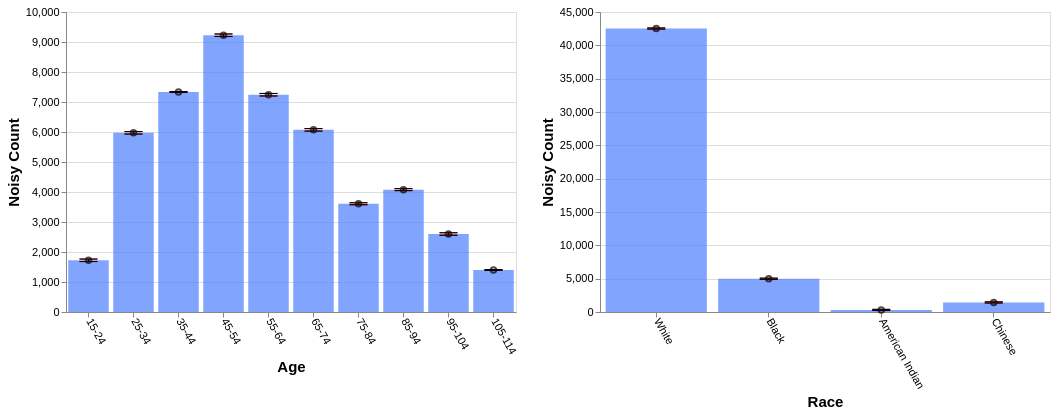

The Vega-Lite source for this figure:
### Vega-Lite specification from a JSON file in a GitHub repository (floating-point values rounded to 4 significant figures)
{"config": {"view": {"continuousWidth": 400, "continuousHeight": 300}, "axis": {"labelFontSize": 11, "titleFontSize": 15}, "axisBottom": {"labelAngle": 60}}, "hconcat": [{"layer": [{"mark": "bar", "encoding": {"color": {"value": "transparent"}, "tooltip": [{"aggregate": "sum", "field": "noisy_count", "title": "noisy count", "type": "quantitative"}, {"aggregate": "sum", "field": "noisy_count_prev", "title": "prev count", "type": "quantitative"}, {"aggregate": "sum", "field": "error", "title": "current error", "type": "quantitative"}, {"aggregate": "sum", "field": "error_prev", "title": "prev error", "type": "quantitative"}], "x": {"field": "age", "sort": null, "title": "Age", "type": "ordinal"}}, "height": 300, "selection": {"selector697": {"type": "interval", "encodings": ["x"]}}, "transform": [{"filter": {"selection": "selector698"}}], "width": 450}, {"mark": {"type": "bar", "color": "gray", "opacity": 0}, "encoding": {"x": {"field": "age", "sort": null, "title": "Age", "type": "ordinal"}, "y": {"aggregate": "sum", "field": "noisy_count_prev", "type": "quantitative"}}, "transform": [{"filter": {"selection": "selector698"}}]}, {"mark": {"type": "bar", "color": "#4C7FFF", "opacity": 0.7}, "encoding": {"x": {"field": "age", "sort": null, "title": "Age", "type": "ordinal"}, "y": {"aggregate": "sum", "field": "noisy_count", "type": "quantitative"}}, "transform": [{"filter": {"selection": "selector698"}}]}, {"mark": {"type": "point", "color": "black", "opacity": 0.7}, "encoding": {"x": {"field": "age", "sort": null, "title": "Age", "type": "ordinal"}, "y": {"aggregate": "sum", "field": "noisy_count", "title": "Noisy Count", "type": "quantitative"}}, "transform": [{"filter": {"selection": "selector698"}}]}, {"mark": {"type": "rule", "color": "#B6B6B6", "size": 2, "strokeDash": [3, 3]}, "encoding": {"x": {"field": "age", "sort": null, "title": "Age", "type": "ordinal"}, "y": {"aggregate": "sum", "field": "plus_error_prev_age", "title": "", "type": "quantitative"}, "y2": {"aggregate": "sum", "field": "minus_error_prev_age", "title": ""}}, "transform": [{"filter": {"selection": "selector698"}}]}, {"mark": {"type": "tick", "color": "#B90000", "size": 0, "strokeDash": [1, 1]}, "encoding": {"x": {"field": "age", "sort": null, "title": "Age", "type": "ordinal"}, "y": {"aggregate": "sum", "field": "plus_error_prev_age", "type": "quantitative"}}, "transform": [{"filter": {"selection": "selector698"}}]}, {"mark": {"type": "tick", "color": "#B90000", "size": 0, "strokeDash": [3, 1]}, "encoding": {"x": {"field": "age", "sort": null, "title": "Age", "type": "ordinal"}, "y": {"aggregate": "sum", "field": "minus_error_prev_age", "type": "quantitative"}}, "transform": [{"filter": {"selection": "selector698"}}]}, {"mark": {"type": "rule", "color": "black", "size": 2}, "encoding": {"x": {"field": "age", "sort": null, "title": "Age", "type": "ordinal"}, "y": {"aggregate": "sum", "field": "plus_error", "title": "", "type": "quantitative"}, "y2": {"aggregate": "sum", "field": "minus_error", "title": ""}}, "transform": [{"filter": {"selection": "selector698"}}]}, {"mark": {"type": "tick", "color": "black", "width": 0}, "encoding": {"x": {"field": "age", "sort": null, "title": "Age", "type": "ordinal"}, "y": {"aggregate": "sum", "field": "plus_error", "type": "quantitative"}}, "transform": [{"filter": {"selection": "selector698"}}]}, {"mark": {"type": "tick", "color": "black", "width": 0}, "encoding": {"x": {"field": "age", "sort": null, "title": "Age", "type": "ordinal"}, "y": {"aggregate": "sum", "field": "minus_error", "type": "quantitative"}}, "transform": [{"filter": {"selection": "selector698"}}]}]}, {"layer": [{"mark": "bar", "encoding": {"color": {"value": "transparent"}, "tooltip": [{"aggregate": "sum", "field": "noisy_count", "title": "noisy count", "type": "quantitative"}, {"aggregate": "sum", "field": "noisy_count_prev", "title": "prev count", "type": "quantitative"}, {"aggregate": "sum", "field": "error", "title": "current error", "type": "quantitative"}, {"aggregate": "sum", "field": "error_prev", "title": "prev error", "type": "quantitative"}], "x": {"field": "race", "sort": null, "title": "Race", "type": "ordinal"}}, "height": 300, "selection": {"selector698": {"type": "interval", "encodings": ["x"]}}, "transform": [{"filter": {"selection": "selector697"}}], "width": 450}, {"mark": {"type": "bar", "color": "gray", "opacity": 0}, "encoding": {"x": {"field": "race", "sort": null, "title": "Race", "type": "ordinal"}, "y": {"aggregate": "sum", "field": "noisy_count_prev", "type": "quantitative"}}, "transform": [{"filter": {"selection": "selector697"}}]}, {"mark": {"type": "bar", "color": "#4C7FFF", "opacity": 0.7}, "encoding": {"x": {"field": "race", "sort": null, "title": "Race", "type": "ordinal"}, "y": {"aggregate": "sum", "field": "noisy_count", "type": "quantitative"}}, "transform": [{"filter": {"selection": "selector697"}}]}, {"mark": {"type": "point", "color": "black", "opacity": 0.7}, "encoding": {"x": {"field": "race", "sort": null, "title": "Race", "type": "ordinal"}, "y": {"aggregate": "sum", "field": "noisy_count", "title": "Noisy Count", "type": "quantitative"}}, "transform": [{"filter": {"selection": "selector697"}}]}, {"mark": {"type": "rule", "color": "#B6B6B6", "size": 2, "strokeDash": [3, 3]}, "encoding": {"x": {"field": "race", "sort": null, "title": "Race", "type": "ordinal"}, "y": {"aggregate": "sum", "field": "plus_error_prev_race", "title": "", "type": "quantitative"}, "y2": {"aggregate": "sum", "field": "minus_error_prev_race", "title": ""}}, "transform": [{"filter": {"selection": "selector697"}}]}, {"mark": {"type": "tick", "color": "#B90000", "size": 0, "strokeDash": [1, 1]}, "encoding": {"x": {"field": "race", "sort": null, "title": "Race", "type": "ordinal"}, "y": {"aggregate": "sum", "field": "plus_error_prev_race", "type": "quantitative"}}, "transform": [{"filter": {"selection": "selector697"}}]}, {"mark": {"type": "tick", "color": "#B90000", "size": 0, "strokeDash": [3, 1]}, "encoding": {"x": {"field": "race", "sort": null, "title": "Race", "type": "ordinal"}, "y": {"aggregate": "sum", "field": "minus_error_prev_race", "type": "quantitative"}}, "transform": [{"filter": {"selection": "selector697"}}]}, {"mark": {"type": "rule", "color": "black", "size": 2}, "encoding": {"x": {"field": "race", "sort": null, "title": "Race", "type": "ordinal"}, "y": {"aggregate": "sum", "field": "plus_error", "title": "", "type": "quantitative"}, "y2": {"aggregate": "sum", "field": "minus_error", "title": ""}}, "transform": [{"filter": {"selection": "selector697"}}]}, {"mark": {"type": "tick", "color": "black", "width": 0}, "encoding": {"x": {"field": "race", "sort": null, "title": "Race", "type": "ordinal"}, "y": {"aggregate": "sum", "field": "plus_error", "type": "quantitative"}}, "transform": [{"filter": {"selection": "selector697"}}]}, {"mark": {"type": "tick", "color": "black", "width": 0}, "encoding": {"x": {"field": "race", "sort": null, "title": "Race", "type": "ordinal"}, "y": {"aggregate": "sum", "field": "minus_error", "type": "quantitative"}}, "transform": [{"filter": {"selection": "selector697"}}]}]}], "data": {"name": "data-87a191bee2a3ba3da7c3539d82084f32"}, "$schema": "https://vega.github.io/schema/vega-lite/v4.17.0.json", "datasets": {"data-87a191bee2a3ba3da7c3539d82084f32": [{"age": "15-24", "race": "White", "noisy_count": 1316.0, "true_count": 1271.0, "plus_error": 1326.0, "minus_error": 1306.0, "error": 9.9, "noisy_count_prev": 1315.0, "true_count_prev": 1271.0, "plus_error_prev": 1326.0, "minus_error_prev": 1304.0, "error_prev": 11.2, "plus_error_prev_age": 1327.0, "minus_error_prev_age": 1305.0, "plus_error_prev_race": 1326.0, "minus_error_prev_race": 1304.0}, {"age": "15-24", "race": "Black", "noisy_count": 128.1, "true_count": 192.0, "plus_error": 138.1, "minus_error": 118.2, "error": 9.9, "noisy_count_prev": 127.7, "true_count_prev": 192.0, "plus_error_prev": 138.8, "minus_error_prev": 116.5, "error_prev": 11.2, "plus_error_prev_age": 139.9, "minus_error_prev_age": 117.6, "plus_error_prev_race": 139.0, "minus_error_prev_race": 116.7}, {"age": "15-24", "race": "American Indian", "noisy_count": 103.8, "true_count": 31.0, "plus_error": 113.8, "minus_error": 93.9, "error": 9.9, "noisy_count_prev": 101.8, "true_count_prev": 31.0, "plus_error_prev": 113.0, "minus_error_prev": 90.7, "error_prev": 11.2, "plus_error_prev_age": 114.1, "minus_error_prev_age": 91.85, "plus_error_prev_race": 111.9, "minus_error_prev_race": 89.6}, {"age": "15-24", "race": "Chinese", "noisy_count": 175.3, "true_count": 62.0, "plus_error": 185.3, "minus_error": 165.4, "error": 9.9, "noisy_count_prev": 174.4, "true_count_prev": 62.0, "plus_error_prev": 185.5, "minus_error_prev": 163.2, "error_prev": 11.2, "plus_error_prev_age": 186.6, "minus_error_prev_age": 164.3, "plus_error_prev_race": 185.6, "minus_error_prev_race": 163.2}, {"age": "25-34", "race": "White", "noisy_count": 5024.0, "true_count": 5110.0, "plus_error": 5034.0, "minus_error": 5014.0, "error": 9.9, "noisy_count_prev": 5025.0, "true_count_prev": 5110.0, "plus_error_prev": 5036.0, "minus_error_prev": 5014.0, "error_prev": 11.2, "plus_error_prev_age": 5035.0, "minus_error_prev_age": 5013.0, "plus_error_prev_race": 5037.0, "minus_error_prev_race": 5014.0}, {"age": "25-34", "race": "Black", "noisy_count": 697.9, "true_count": 700.0, "plus_error": 707.8, "minus_error": 688.0, "error": 9.9, "noisy_count_prev": 698.7, "true_count_prev": 700.0, "plus_error_prev": 709.9, "minus_error_prev": 687.5, "error_prev": 11.2, "plus_error_prev_age": 709.1, "minus_error_prev_age": 686.7, "plus_error_prev_race": 710.1, "minus_error_prev_race": 687.7}, {"age": "25-34", "race": "American Indian", "noisy_count": 23.1, "true_count": 83.0, "plus_error": 33.1, "minus_error": 13.2, "error": 9.9, "noisy_count_prev": 27.7, "true_count_prev": 83.0, "plus_error_prev": 38.9, "minus_error_prev": 16.5, "error_prev": 11.2, "plus_error_prev_age": 38.1, "minus_error_prev_age": 15.7, "plus_error_prev_race": 37.8, "minus_error_prev_race": 15.4}, {"age": "25-34", "race": "Chinese", "noisy_count": 226.6, "true_count": 244.0, "plus_error": 236.5, "minus_error": 216.6, "error": 9.9, "noisy_count_prev": 223.9, "true_count_prev": 244.0, "plus_error_prev": 235.1, "minus_error_prev": 212.8, "error_prev": 11.2, "plus_error_prev_age": 234.3, "minus_error_prev_age": 212.0, "plus_error_prev_race": 235.2, "minus_error_prev_race": 212.9}, {"age": "35-44", "race": "White", "noisy_count": 6211.0, "true_count": 6181.0, "plus_error": 6215.0, "minus_error": 6208.0, "error": 3.4, "noisy_count_prev": 6210.0, "true_count_prev": 6181.0, "plus_error_prev": 6214.0, "minus_error_prev": 6206.0, "error_prev": 3.9, "plus_error_prev_age": 6214.0, "minus_error_prev_age": 6206.0, "plus_error_prev_race": 6214.0, "minus_error_prev_race": 6207.0}, {"age": "35-44", "race": "Black", "noisy_count": 823.0, "true_count": 793.0, "plus_error": 826.5, "minus_error": 819.6, "error": 3.4, "noisy_count_prev": 823.4, "true_count_prev": 793.0, "plus_error_prev": 827.3, "minus_error_prev": 819.5, "error_prev": 3.9, "plus_error_prev_age": 827.3, "minus_error_prev_age": 819.5, "plus_error_prev_race": 827.5, "minus_error_prev_race": 819.7}, {"age": "35-44", "race": "American Indian", "noisy_count": 49.9, "true_count": 93.0, "plus_error": 53.3, "minus_error": 46.5, "error": 3.4, "noisy_count_prev": 50.5, "true_count_prev": 93.0, "plus_error_prev": 54.4, "minus_error_prev": 46.6, "error_prev": 3.9, "plus_error_prev_age": 54.4, "minus_error_prev_age": 46.6, "plus_error_prev_race": 53.3, "minus_error_prev_race": 45.5}, {"age": "35-44", "race": "Chinese", "noisy_count": 250.8, "true_count": 265.0, "plus_error": 254.2, "minus_error": 247.4, "error": 3.4, "noisy_count_prev": 250.8, "true_count_prev": 265.0, "plus_error_prev": 254.7, "minus_error_prev": 247.0, "error_prev": 3.9, "plus_error_prev_age": 254.7, "minus_error_prev_age": 247.0, "plus_error_prev_race": 254.8, "minus_error_prev_race": 247.1}, {"age": "45-54", "race": "White", "noisy_count": 7991.0, "true_count": 7988.0, "plus_error": 8001.0, "minus_error": 7981.0, "error": 9.9, "noisy_count_prev": 7991.0, "true_count_prev": 7988.0, "plus_error_prev": 8003.0, "minus_error_prev": 7980.0, "error_prev": 11.2, "plus_error_prev_age": 8001.0, "minus_error_prev_age": 7979.0, "plus_error_prev_race": 8003.0, "minus_error_prev_race": 7981.0}, {"age": "45-54", "race": "Black", "noisy_count": 869.2, "true_count": 967.0, "plus_error": 879.1, "minus_error": 859.2, "error": 9.9, "noisy_count_prev": 870.6, "true_count_prev": 967.0, "plus_error_prev": 881.8, "minus_error_prev": 859.4, "error_prev": 11.2, "plus_error_prev_age": 880.5, "minus_error_prev_age": 858.1, "plus_error_prev_race": 882.0, "minus_error_prev_race": 859.6}, {"age": "45-54", "race": "American Indian", "noisy_count": 100.9, "true_count": 112.0, "plus_error": 110.8, "minus_error": 91.0, "error": 9.9, "noisy_count_prev": 102.0, "true_count_prev": 112.0, "plus_error_prev": 113.2, "minus_error_prev": 90.8, "error_prev": 11.2, "plus_error_prev_age": 112.0, "minus_error_prev_age": 89.55, "plus_error_prev_race": 112.1, "minus_error_prev_race": 89.7}, {"age": "45-54", "race": "Chinese", "noisy_count": 264.4, "true_count": 266.0, "plus_error": 274.3, "minus_error": 254.4, "error": 9.9, "noisy_count_prev": 266.3, "true_count_prev": 266.0, "plus_error_prev": 277.5, "minus_error_prev": 255.1, "error_prev": 11.2, "plus_error_prev_age": 276.2, "minus_error_prev_age": 253.8, "plus_error_prev_race": 277.6, "minus_error_prev_race": 255.2}, {"age": "55-64", "race": "White", "noisy_count": 6327.0, "true_count": 6252.0, "plus_error": 6337.0, "minus_error": 6317.0, "error": 9.9, "noisy_count_prev": 6324.0, "true_count_prev": 6252.0, "plus_error_prev": 6335.0, "minus_error_prev": 6313.0, "error_prev": 11.2, "plus_error_prev_age": 6336.0, "minus_error_prev_age": 6313.0, "plus_error_prev_race": 6336.0, "minus_error_prev_race": 6313.0}, {"age": "55-64", "race": "Black", "noisy_count": 707.0, "true_count": 744.0, "plus_error": 717.0, "minus_error": 697.1, "error": 9.9, "noisy_count_prev": 704.8, "true_count_prev": 744.0, "plus_error_prev": 716.0, "minus_error_prev": 693.6, "error_prev": 11.2, "plus_error_prev_age": 716.5, "minus_error_prev_age": 694.1, "plus_error_prev_race": 716.2, "minus_error_prev_race": 693.8}, {"age": "55-64", "race": "American Indian", "noisy_count": 46.0, "true_count": 90.0, "plus_error": 55.9, "minus_error": 36.1, "error": 9.9, "noisy_count_prev": 47.3, "true_count_prev": 90.0, "plus_error_prev": 58.4, "minus_error_prev": 36.1, "error_prev": 11.2, "plus_error_prev_age": 58.92, "minus_error_prev_age": 36.62, "plus_error_prev_race": 57.3, "minus_error_prev_race": 35.0}, {"age": "55-64", "race": "Chinese", "noisy_count": 162.2, "true_count": 233.0, "plus_error": 172.1, "minus_error": 152.3, "error": 9.9, "noisy_count_prev": 164.3, "true_count_prev": 233.0, "plus_error_prev": 175.4, "minus_error_prev": 153.1, "error_prev": 11.2, "plus_error_prev_age": 175.9, "minus_error_prev_age": 153.6, "plus_error_prev_race": 175.5, "minus_error_prev_race": 153.2}, {"age": "65-74", "race": "White", "noisy_count": 5126.0, "true_count": 5121.0, "plus_error": 5136.0, "minus_error": 5116.0, "error": 9.9, "noisy_count_prev": 5125.0, "true_count_prev": 5121.0, "plus_error_prev": 5136.0, "minus_error_prev": 5114.0, "error_prev": 11.2, "plus_error_prev_age": 5137.0, "minus_error_prev_age": 5114.0, "plus_error_prev_race": 5137.0, "minus_error_prev_race": 5114.0}, {"age": "65-74", "race": "Black", "noisy_count": 626.2, "true_count": 525.0, "plus_error": 636.2, "minus_error": 616.3, "error": 9.9, "noisy_count_prev": 625.9, "true_count_prev": 525.0, "plus_error_prev": 637.1, "minus_error_prev": 614.8, "error_prev": 11.2, "plus_error_prev_age": 637.5, "minus_error_prev_age": 615.2, "plus_error_prev_race": 637.3, "minus_error_prev_race": 615.0}, {"age": "65-74", "race": "American Indian", "noisy_count": 90.5, "true_count": 68.0, "plus_error": 100.4, "minus_error": 80.5, "error": 9.9, "noisy_count_prev": 91.3, "true_count_prev": 68.0, "plus_error_prev": 102.5, "minus_error_prev": 80.2, "error_prev": 11.2, "plus_error_prev_age": 102.9, "minus_error_prev_age": 80.6, "plus_error_prev_race": 101.4, "minus_error_prev_race": 79.1}, {"age": "65-74", "race": "Chinese", "noisy_count": 229.0, "true_count": 153.0, "plus_error": 238.9, "minus_error": 219.0, "error": 9.9, "noisy_count_prev": 227.6, "true_count_prev": 153.0, "plus_error_prev": 238.8, "minus_error_prev": 216.4, "error_prev": 11.2, "plus_error_prev_age": 239.2, "minus_error_prev_age": 216.8, "plus_error_prev_race": 238.9, "minus_error_prev_race": 216.5}, {"age": "75-84", "race": "White", "noisy_count": 3362.0, "true_count": 3396.0, "plus_error": 3370.0, "minus_error": 3354.0, "error": 8.0, "noisy_count_prev": 3362.0, "true_count_prev": 3396.0, "plus_error_prev": 3371.0, "minus_error_prev": 3354.0, "error_prev": 8.8, "plus_error_prev_age": 3369.0, "minus_error_prev_age": 3352.0, "plus_error_prev_race": 3372.0, "minus_error_prev_race": 3354.0}, {"age": "75-84", "race": "Black", "noisy_count": 328.4, "true_count": 387.0, "plus_error": 336.4, "minus_error": 320.4, "error": 8.0, "noisy_count_prev": 329.5, "true_count_prev": 387.0, "plus_error_prev": 338.4, "minus_error_prev": 320.7, "error_prev": 8.8, "plus_error_prev_age": 336.5, "minus_error_prev_age": 318.8, "plus_error_prev_race": 338.6, "minus_error_prev_race": 320.9}, {"age": "75-84", "race": "American Indian", "noisy_count": -99.0, "true_count": 33.0, "plus_error": -91.0, "minus_error": -107.1, "error": 8.0, "noisy_count_prev": -94.1, "true_count_prev": 33.0, "plus_error_prev": -85.3, "minus_error_prev": -102.9, "error_prev": 8.8, "plus_error_prev_age": -87.22, "minus_error_prev_age": -104.8, "plus_error_prev_race": -86.4, "minus_error_prev_race": -104.0}, {"age": "75-84", "race": "Chinese", "noisy_count": 17.4, "true_count": 93.0, "plus_error": 25.4, "minus_error": 9.3, "error": 8.0, "noisy_count_prev": 18.3, "true_count_prev": 93.0, "plus_error_prev": 27.2, "minus_error_prev": 9.5, "error_prev": 8.8, "plus_error_prev_age": 25.28, "minus_error_prev_age": 7.575, "plus_error_prev_race": 27.25, "minus_error_prev_race": 9.55}, {"age": "85-94", "race": "White", "noisy_count": 3618.0, "true_count": 3579.0, "plus_error": 3626.0, "minus_error": 3609.0, "error": 8.0, "noisy_count_prev": 3616.0, "true_count_prev": 3579.0, "plus_error_prev": 3625.0, "minus_error_prev": 3608.0, "error_prev": 8.8, "plus_error_prev_age": 3626.0, "minus_error_prev_age": 3608.0, "plus_error_prev_race": 3626.0, "minus_error_prev_race": 3608.0}, {"age": "85-94", "race": "Black", "noisy_count": 349.0, "true_count": 351.0, "plus_error": 357.1, "minus_error": 341.0, "error": 8.0, "noisy_count_prev": 349.1, "true_count_prev": 351.0, "plus_error_prev": 357.9, "minus_error_prev": 340.2, "error_prev": 8.8, "plus_error_prev_age": 358.8, "minus_error_prev_age": 341.1, "plus_error_prev_race": 358.1, "minus_error_prev_race": 340.4}, {"age": "85-94", "race": "American Indian", "noisy_count": 52.5, "true_count": 33.0, "plus_error": 60.6, "minus_error": 44.5, "error": 8.0, "noisy_count_prev": 50.9, "true_count_prev": 33.0, "plus_error_prev": 59.8, "minus_error_prev": 42.1, "error_prev": 8.8, "plus_error_prev_age": 60.72, "minus_error_prev_age": 43.02, "plus_error_prev_race": 58.7, "minus_error_prev_race": 41.0}, {"age": "85-94", "race": "Chinese", "noisy_count": 59.5, "true_count": 74.0, "plus_error": 67.5, "minus_error": 51.5, "error": 8.0, "noisy_count_prev": 58.4, "true_count_prev": 74.0, "plus_error_prev": 67.3, "minus_error_prev": 49.6, "error_prev": 8.8, "plus_error_prev_age": 68.22, "minus_error_prev_age": 50.52, "plus_error_prev_race": 67.35, "minus_error_prev_race": 49.65}, {"age": "95-104", "race": "White", "noisy_count": 2285.0, "true_count": 2336.0, "plus_error": 2295.0, "minus_error": 2275.0, "error": 9.9, "noisy_count_prev": 2286.0, "true_count_prev": 2336.0, "plus_error_prev": 2298.0, "minus_error_prev": 2275.0, "error_prev": 11.2, "plus_error_prev_age": 2297.0, "minus_error_prev_age": 2275.0, "plus_error_prev_race": 2298.0, "minus_error_prev_race": 2276.0}, {"age": "95-104", "race": "Black", "noisy_count": 343.7, "true_count": 160.0, "plus_error": 353.7, "minus_error": 333.8, "error": 9.9, "noisy_count_prev": 340.7, "true_count_prev": 160.0, "plus_error_prev": 351.8, "minus_error_prev": 329.5, "error_prev": 11.2, "plus_error_prev_age": 351.7, "minus_error_prev_age": 329.4, "plus_error_prev_race": 352.0, "minus_error_prev_race": 329.7}, {"age": "95-104", "race": "American Indian", "noisy_count": -91.5, "true_count": 14.0, "plus_error": -81.6, "minus_error": -101.4, "error": 9.9, "noisy_count_prev": -89.3, "true_count_prev": 14.0, "plus_error_prev": -78.1, "minus_error_prev": -100.5, "error_prev": 11.2, "plus_error_prev_age": -78.23, "minus_error_prev_age": -100.6, "plus_error_prev_race": -79.2, "minus_error_prev_race": -101.6}, {"age": "95-104", "race": "Chinese", "noisy_count": 62.4, "true_count": 35.0, "plus_error": 72.3, "minus_error": 52.4, "error": 9.9, "noisy_count_prev": 62.4, "true_count_prev": 35.0, "plus_error_prev": 73.5, "minus_error_prev": 51.2, "error_prev": 11.2, "plus_error_prev_age": 73.37, "minus_error_prev_age": 51.07, "plus_error_prev_race": 73.55, "minus_error_prev_race": 51.25}, {"age": "105-114", "race": "White", "noisy_count": 1261.0, "true_count": 1270.0, "plus_error": 1264.0, "minus_error": 1257.0, "error": 3.5, "noisy_count_prev": 1260.0, "true_count_prev": 1270.0, "plus_error_prev": 1264.0, "minus_error_prev": 1256.0, "error_prev": 4.0, "plus_error_prev_age": 1264.0, "minus_error_prev_age": 1256.0, "plus_error_prev_race": 1265.0, "minus_error_prev_race": 1257.0}, {"age": "105-114", "race": "Black", "noisy_count": 117.1, "true_count": 110.0, "plus_error": 120.5, "minus_error": 113.6, "error": 3.5, "noisy_count_prev": 117.6, "true_count_prev": 110.0, "plus_error_prev": 121.5, "minus_error_prev": 113.6, "error_prev": 4.0, "plus_error_prev_age": 121.5, "minus_error_prev_age": 113.6, "plus_error_prev_race": 121.7, "minus_error_prev_race": 113.8}, {"age": "105-114", "race": "American Indian", "noisy_count": 35.1, "true_count": 4.0, "plus_error": 38.6, "minus_error": 31.6, "error": 3.5, "noisy_count_prev": 34.2, "true_count_prev": 4.0, "plus_error_prev": 38.1, "minus_error_prev": 30.2, "error_prev": 4.0, "plus_error_prev_age": 38.13, "minus_error_prev_age": 30.23, "plus_error_prev_race": 37.0, "minus_error_prev_race": 29.1}, {"age": "105-114", "race": "Chinese", "noisy_count": -13.4, "true_count": 17.0, "plus_error": -9.9, "minus_error": -16.8, "error": 3.5, "noisy_count_prev": -12.7, "true_count_prev": 17.0, "plus_error_prev": -8.7, "minus_error_prev": -16.6, "error_prev": 4.0, "plus_error_prev_age": -8.675, "minus_error_prev_age": -16.57, "plus_error_prev_race": -8.65, "minus_error_prev_race": -16.55}]}}
